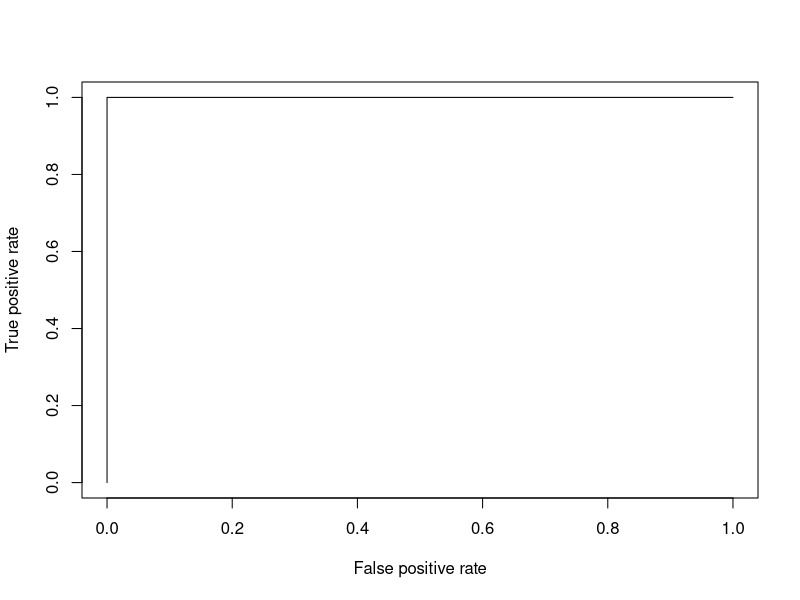

The R script that drew this image:
#install
install.packages("dplyr")
install.packages("caTools")  
install.packages("ROCR") 

#load
library(dplyr)
library(caTools)
library(ROCR)     

#create dataset
set.seed(123) 
x1 <- rnorm(500, mean=5, sd=1)  
x2 <- rnorm(500, mean=7, sd=2)
x3 <- rnorm(500, mean=3, sd=1.5)
y <- ifelse(x1+x2+x3>15, 1, 0)
df <- data.frame(x1, x2, x3, y) 
df

split <- sample.split(df, SplitRatio = 0.8) 
train_set <- subset(df, split == "TRUE")
test_set<- subset(df, split == "FALSE")

# Training model
logistic_model <- glm(y ~ x1+x2+x3,
                    data = train_set,
                    family = "binomial")
logistic_model

# Summary
summary(logistic_model)

predict_reg <- predict(logistic_model,
                       test_set, type = "response")
predict_reg <-ifelse(predict_reg>0.5 ,1,0)
predict_reg
# Evaluating model accuracy
# using confusion matrix
table(test_set$y, predict_reg)

#ploting roc curve
roc<-performance(prediction(predict_reg,test_set$y),measure = 'tpr',x.measure = 'fpr')
plot(roc)
